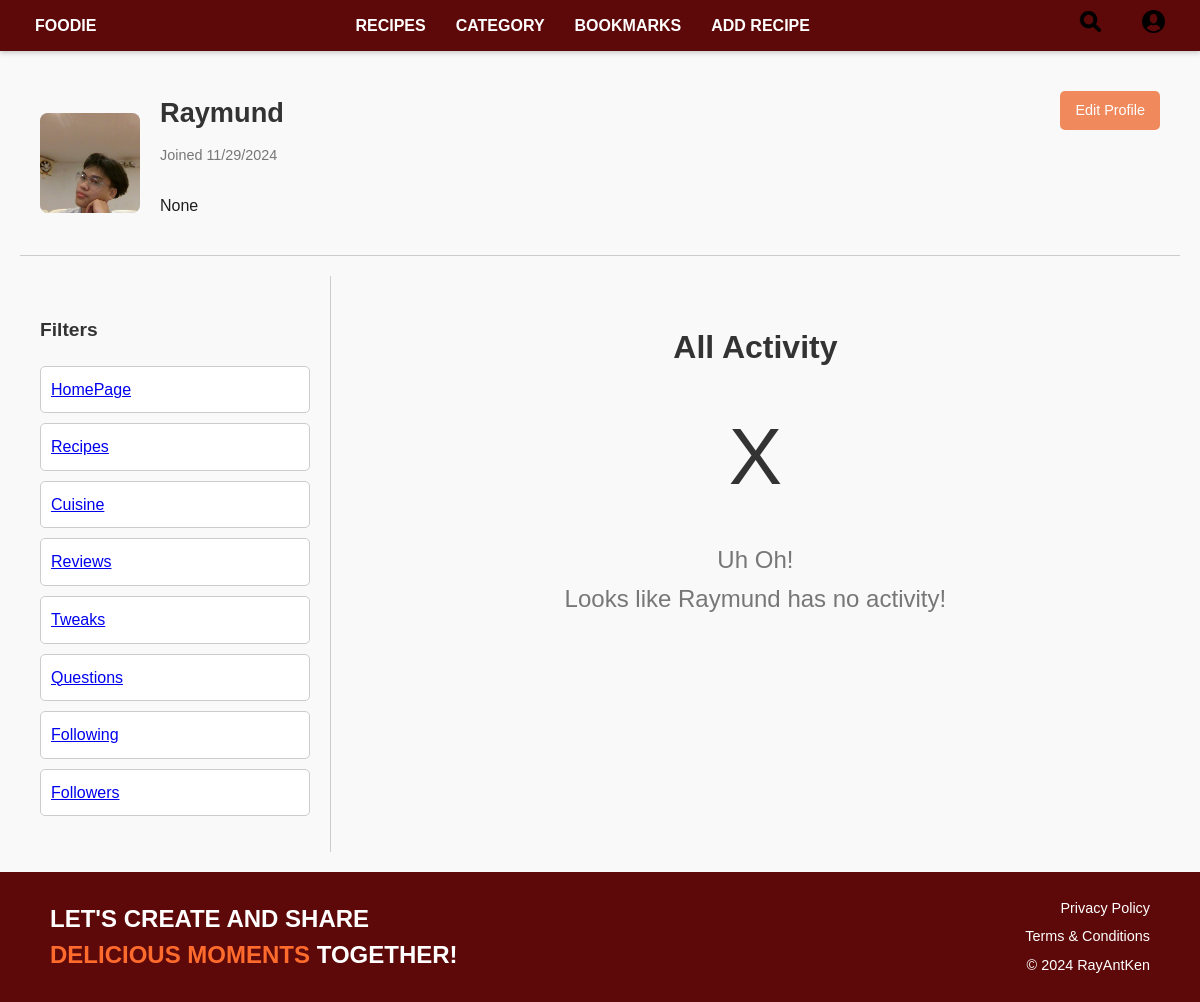
Before: /profile/ (signed in) with the older database file.
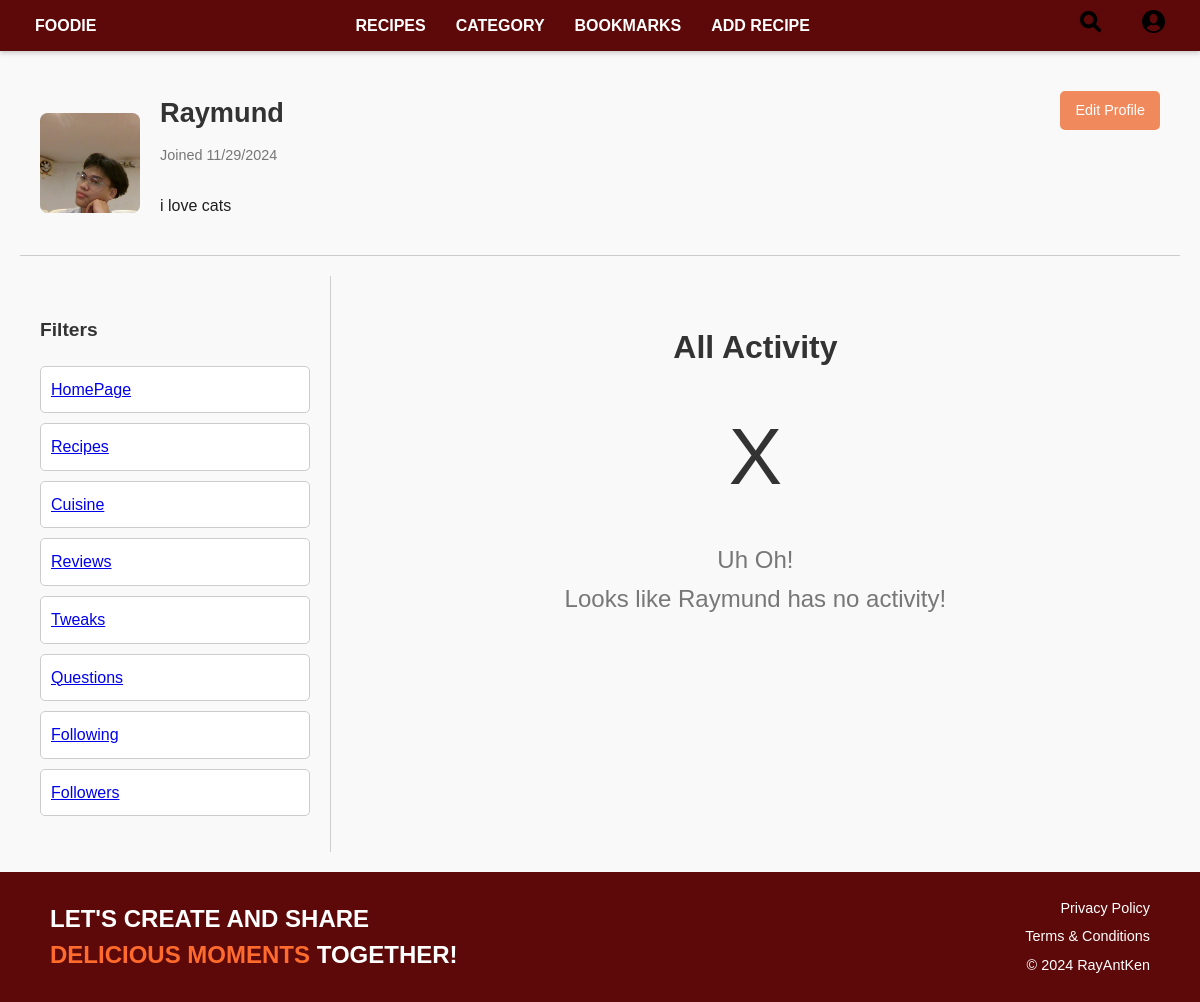
After: the same page with the newer database file.
### UserProfile/models.py (models this page shows, shortened)
class UserProfile(models.Model):
    user = models.OneToOneField(User, on_delete=models.CASCADE)
    bio = models.TextField(blank=True, null=True)
    profile_image = models.ImageField(upload_to='profile_images/', default='profile_images/profile.jpg')

### UserProfile/views.py (the view)
# urls.py: path('profile/', profile, name='profile'),
@login_required
def profile(request):
    profile, created = UserProfile.objects.get_or_create(user=request.user)
    return render(request, 'profile.html', {
        'profile': profile
    })

### UserProfile/templates/profile.html (shortened to what this page needs)
<!DOCTYPE html>
<html lang="en">
<head>
</head>
<body>
    {% include 'navbar.html' %}
    <div class="container">
        <div class="profile-section">
            {% load static %}
            <div class="profile-image">
                {% if profile.profile_image %}
                    <img src="{{ profile.profile_image.url }}" alt="Profile Image">
                {% else %}
                    <img src="{% static 'profile_images/profile.jpg' %}" alt="Default Profile Image">
                {% endif %}
            </div>
            <div class="profile-details">
                <div class="username">{{ user.username }}</div>
                <div class="joined">Joined {{ profile.user.date_joined|date:"m/d/Y" }}</div>
                <div class="bio">
                    <p>{{ profile.bio }}</p>
                </div>
            </div>
            <a href="{% url 'edit_profile' %}" class="edit-profile-btn">Edit Profile</a>
        </div>
        <div class="layout">
            <div class="filters">
                <h3>Filters</h3>
                <ul>
                    <li><a href="{% url 'HomePage:home' %}">HomePage</a></li>
                    <li><a href="{% url 'recipe_list' %}">Recipes</a></li>
                    <li><a href="{% url 'recipe_cuisine' %}">Cuisine</a></li>
                    <li><a href="{% url 'recipe_list' %}">Reviews</a></li>
                    <li><a href="{% url 'recipe_list' %}">Tweaks</a></li>
                    <li><a href="{% url 'recipe_list' %}">Questions</a></li>
                    <li><a href="{% url 'recipe_list' %}">Following</a></li>
                    <li><a href="{% url 'recipe_list' %}">Followers</a></li>
                </ul>
            </div>
            <div class="activity-section">
                <h2>All Activity</h2>
                <div class="icon">X</div>
                <div class="no-activity">Uh Oh!<br>Looks like {{ user.username }} has no activity!</div>
            </div>
        </div>
    </div>
    {% include 'footer.html' %}
</body>
</html>

### HomePage/templates/navbar.html (shortened to what this page needs)
{% load static %}
<!DOCTYPE html>
<html>
<head>
</head>
<body>
  <header>
    <nav>
      <div>
        <a href="{% url 'HomePage:home' %}">FOODIE</a>
      </div>
      <div>
        <a href="{% url 'recipe_list' %}">RECIPES</a>
        <a href="{% url 'recipe_cuisine' %}">CATEGORY</a>
        <a href="{% url 'bookmark_list' %}">BOOKMARKS</a>
        <a href="{% url 'recipe_create' %}">ADD RECIPE</a>
      </div>
      <div>
        <a href="{% url 'recipe_search' %}">
          <img src="{% static 'images/Search.png' %}" alt="Search">
        </a>
        <div class="profile-dropdown">
          <a href="#">
            <img src="{% static 'images/Account.png' %}" alt="Account">
          </a>
      </div>
      </div>
    </nav>
  </header>
</body>
</html>

### HomePage/templates/footer.html
<footer style="background-color: #5e0909; color: #ffffff; padding: 20px 50px; display: flex; justify-content: space-between; align-items: center; flex-wrap: wrap;">
    <div style="flex: 1;">
      <h2 style="font-size: 1.5rem; font-weight: bold; line-height: 1.5; text-transform: uppercase; margin: 0;">
        LET'S CREATE AND SHARE <br>
        <span style="color: #ff6b2d;">DELICIOUS MOMENTS</span> TOGETHER!
      </h2>
    </div>
    <div style="text-align: right; flex: 1;">
      <p style="margin: 5px 0; font-size: 0.9rem;">Privacy Policy</p>
      <p style="margin: 5px 0; font-size: 0.9rem;">Terms & Conditions</p>
      <p style="margin: 5px 0; font-size: 0.9rem;">© 2024 RayAntKen</p>
    </div>
  </footer>

### UserProfile/templates/profile.html (style rules this page uses)
body { font-family: 'Poppins', sans-serif; margin: 0; padding: 0; background-color: #f8f6f1; color: #333; }
.container { max-width: 1200px; margin: 0 auto; display: flex; flex-direction: column; padding: 20px; }
.profile-section { display: flex; align-items: center; border-bottom: 1px solid #ccc; padding: 20px; position: relative; }
.profile-image { width: 100px; height: 100px; background-color: #ccc; margin-right: 20px; border-radius: 8px; overflow: hidden; }
.profile-image img { width: 100%; height: 100%; object-fit: cover; }
.profile-details { display: flex; flex-direction: column; }
.profile-details .username { font-size: 1.7rem; font-weight: bold; }
.profile-details .joined { font-size: 0.9rem; color: #777; margin-top: 10px; }
.bio { font-size: 1rem; color: #1f1f1f; margin-top: 10px; }
.layout { display: flex; margin-top: 20px; }
.filters { width: 25%; padding: 20px; border-right: 1px solid #ccc; }
.filters h3 { font-size: 1.2rem; margin-bottom: 20px; }
.filters ul { list-style: none; padding: 0; }
.filters ul li { padding: 10px; margin-bottom: 10px; background-color: #fff; border: 1px solid #ccc; border-radius: 5px; cursor: pointer; }
.activity-section { width: 75%; padding: 20px; text-align: center; }
.activity-section h2 { font-size: 2rem; margin-bottom: 20px; }
.activity-section .no-activity { font-size: 1.5rem; margin-top: 20px; color: #777; }
.activity-section .icon { font-size: 5rem; color: #333; }
.edit-profile-btn { background-color: #f08a5d; color: white; padding: 8px 15px; border: none; border-radius: 5px; font-size: 0.9rem; cursor: pointer; text-align: center; display: inline-block; position: absolute; top: 20px; right: 20px; text-decoration: none; }

Changed rows visible on the page:
changed UserProfile: bio "None" → "i love cats"
